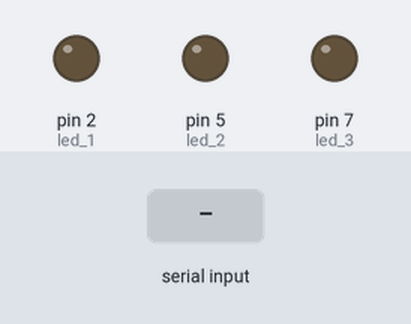
Simulated run of this sketch. Board: Arduino Uno, built with avr-gcc and run on an emulated ATmega328P. On the bench: output pins drawn as LEDs (lit = HIGH). Inputs (shaded band) come from the test bench.

Above: at 1.2 s.
1.3 s: "one\n" received over Serial
At 2.5 s:
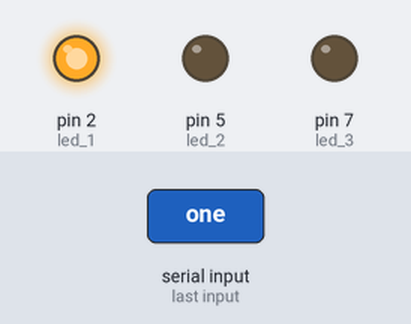
2.8 s: "two\n" received over Serial
At 3.8 s:
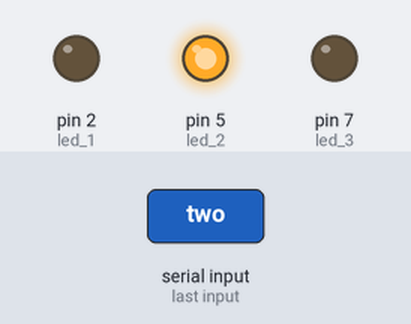
4.3 s: "three\n" received over Serial
At 5.0 s:
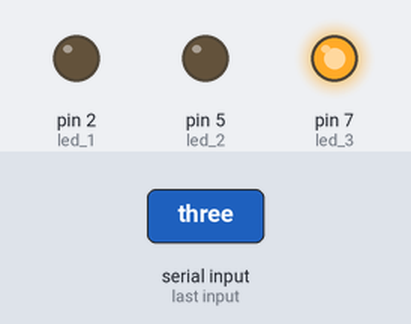
5.8 s: "1\n" received over Serial
At 7.2 s:
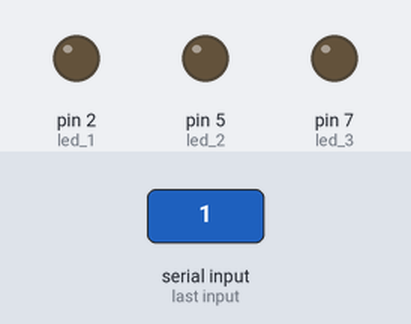
Timing chart, 0 to 8.3 s (numbered marks = the images above; inputs shaded):
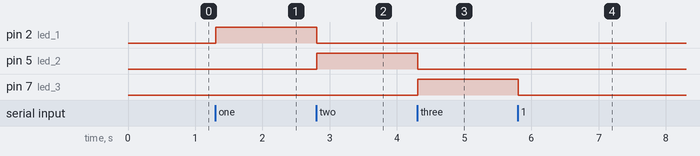

The sketch:

IEEE_Ghostech_Project.ino
```cpp
#define led_1 2
#define led_2 5
#define led_3 7
void setup() {
  pinMode(led_1, OUTPUT);
  pinMode(led_2, OUTPUT);
  pinMode(led_3, OUTPUT);

  Serial.begin(9600);
}

void loop() {
if (Serial.available() > 0){
  String name = Serial.readStringUntil('\n');
  name.trim();

  if (name == "one"){
  digitalWrite(led_1,HIGH);
  digitalWrite(led_2,LOW);
  digitalWrite(led_3,LOW);
}
else if (name == "two"){
  digitalWrite(led_1,LOW);
  digitalWrite(led_2,HIGH);
  digitalWrite(led_3,LOW);
}
else if (name == "three"){
  digitalWrite(led_1,LOW);
  digitalWrite(led_2,LOW);
  digitalWrite(led_3,HIGH);
}
else {
  digitalWrite(led_1,LOW);
  digitalWrite(led_2,LOW);
  digitalWrite(led_3,LOW);
}
}
}
```

Measured:
- after the input at 1.3 s, pin 2 (led_1): LOW → HIGH at once
- after the input at 2.8 s, pin 2 (led_1): HIGH → LOW at once; pin 5 (led_2): LOW → HIGH at once
- after the input at 4.3 s, pin 5 (led_2): HIGH → LOW at once; pin 7 (led_3): LOW → HIGH at once
- after the input at 5.8 s, pin 7 (led_3): HIGH → LOW at once
